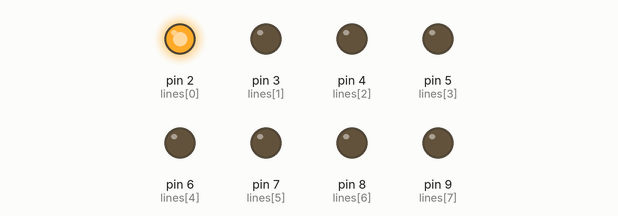
This sketch was run on a simulated Arduino Uno, built with avr-gcc and run on an emulated ATmega328P. Parts: output pins drawn as LEDs (lit = HIGH).

Above: at 0.1 s.
At 0.9 s:
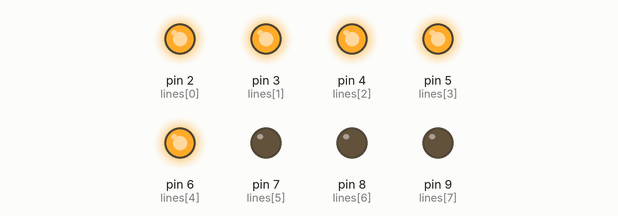
At 1.7 s:
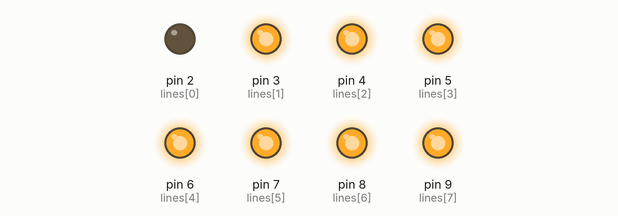
At 3.4 s:
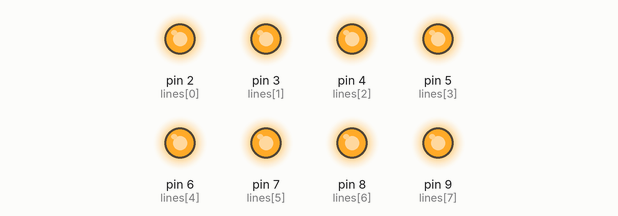
At 3.9 s:
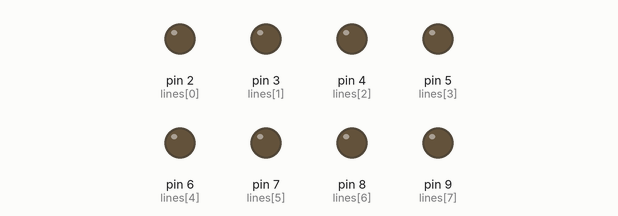
At 5.3 s:
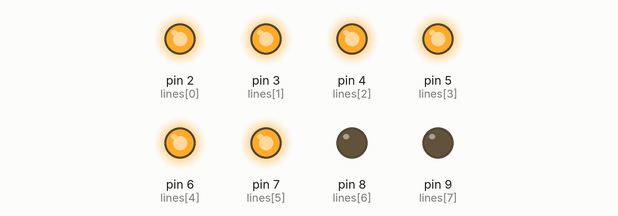
Timing chart, 0 to 5.6 s (numbered marks = the images above):
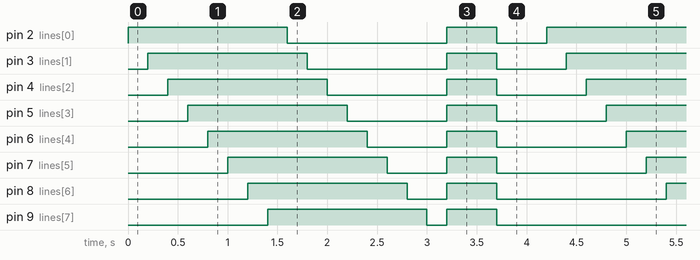

The sketch:

74ct244d_8led_control.ino
```cpp
// 8 input lines to 74CT244
const int lines[8] = {2, 3, 4, 5, 6, 7, 8, 9};

void setup() {
  // Set all lines as OUTPUT
  for (int i = 0; i < 8; i++) {
    pinMode(lines[i], OUTPUT);
    digitalWrite(lines[i], LOW); // LEDs OFF initially
  }
}

void loop() {
  // Turn ON LEDs one by one (right to left)
  for (int i = 0; i < 8; i++) {
    digitalWrite(lines[i], HIGH);
    delay(200);
  }

  // Turn OFF LEDs one by one
  for (int i = 0; i < 8; i++) {
    digitalWrite(lines[i], LOW);
    delay(200);
  }

  // Blink all LEDs together
  for (int i = 0; i < 8; i++) {
    digitalWrite(lines[i], HIGH);
  }
  delay(500);

  for (int i = 0; i < 8; i++) {
    digitalWrite(lines[i], LOW);
  }
  delay(500);
}
```

Measured:
- by itself, pin 2 (lines[0]): repeats every 4.2 s: LOW 1.6 s, HIGH 0.50 s, LOW 0.50 s, HIGH 1.6 s
- by itself, pin 3 (lines[1]): repeats every 4.2 s: LOW 1.4 s, HIGH 0.50 s, LOW 0.70 s, HIGH 1.6 s
- by itself, pin 4 (lines[2]): repeats every 4.2 s: LOW 1.2 s, HIGH 0.50 s, LOW 0.90 s, HIGH 1.6 s
- by itself, pin 5 (lines[3]): repeats every 4.2 s: LOW 1.0 s, HIGH 0.50 s, LOW 1.1 s, HIGH 1.6 s
- by itself, pin 6 (lines[4]): repeats every 4.2 s: LOW 0.80 s, HIGH 0.50 s, LOW 1.3 s, HIGH 1.6 s
- by itself, pin 7 (lines[5]): repeats every 4.2 s: LOW 0.60 s, HIGH 0.50 s, LOW 1.5 s, HIGH 1.6 s
- by itself, pin 8 (lines[6]): repeats every 4.2 s: LOW 0.40 s, HIGH 0.50 s, LOW 1.7 s, HIGH 1.6 s
- by itself, pin 9 (lines[7]): repeats every 4.2 s: LOW 0.20 s, HIGH 0.50 s, LOW 1.9 s, HIGH 1.6 s
